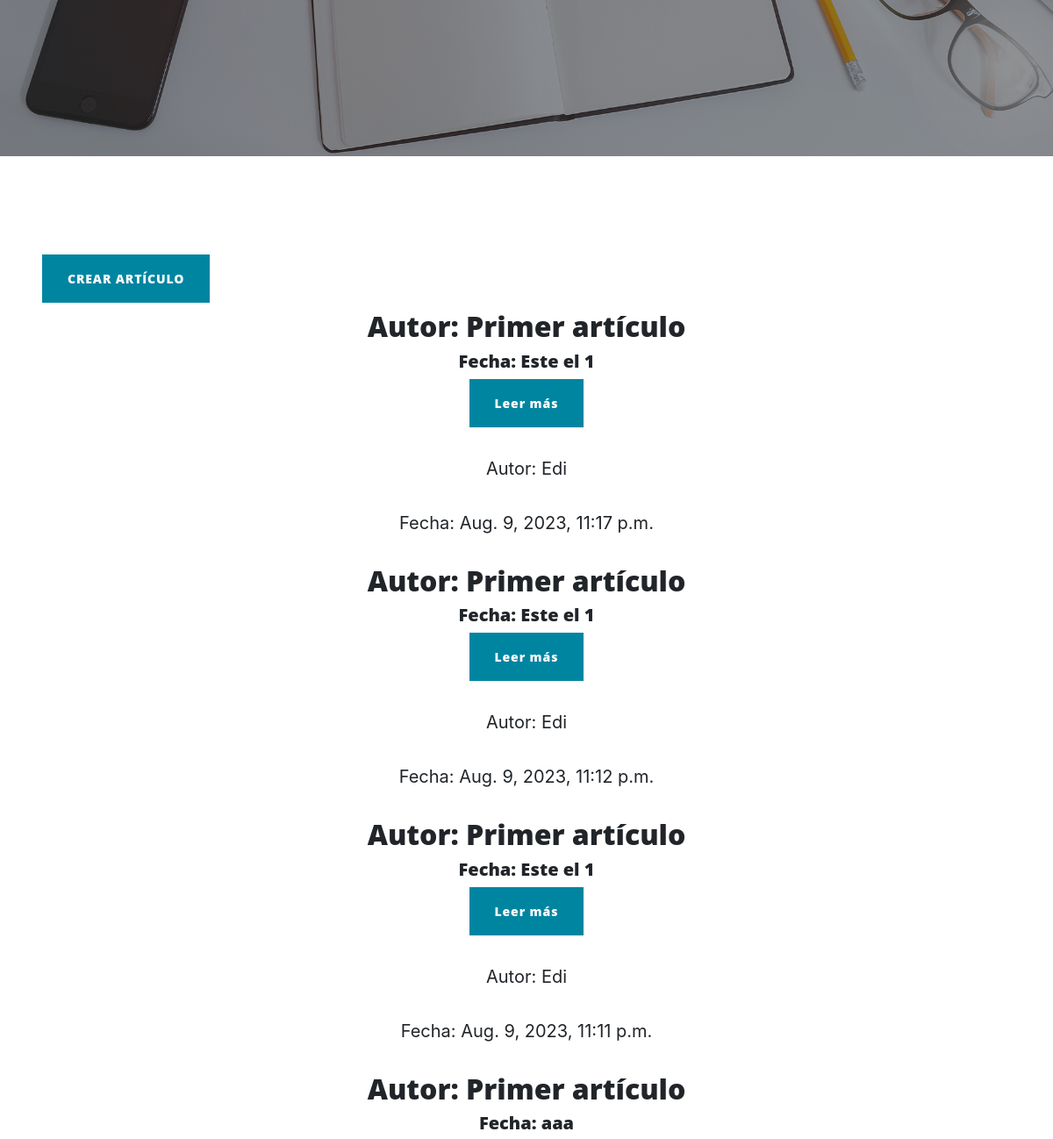
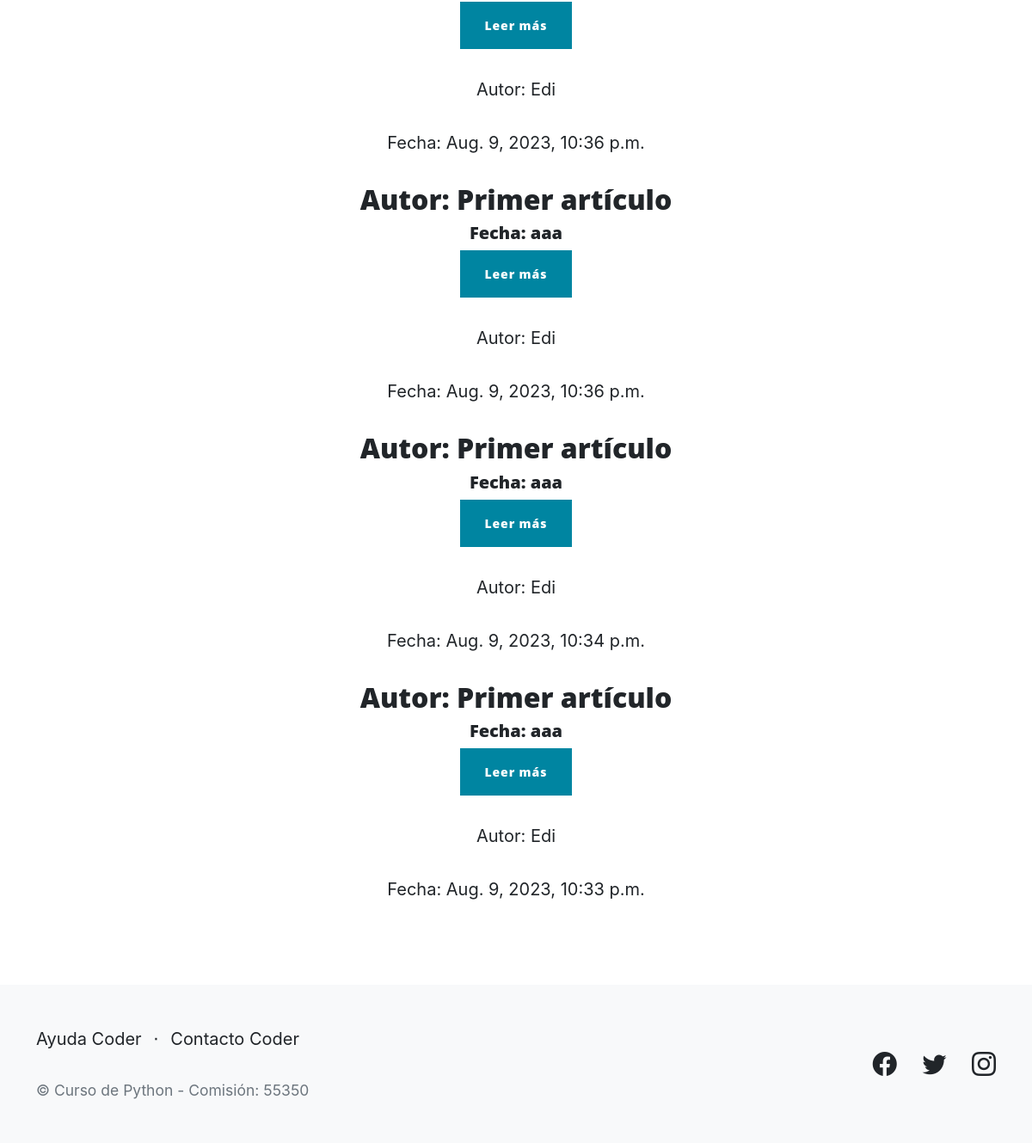
Before: /pages/lista_articulos (lower part) with the older database file (2 pictures, top to bottom).
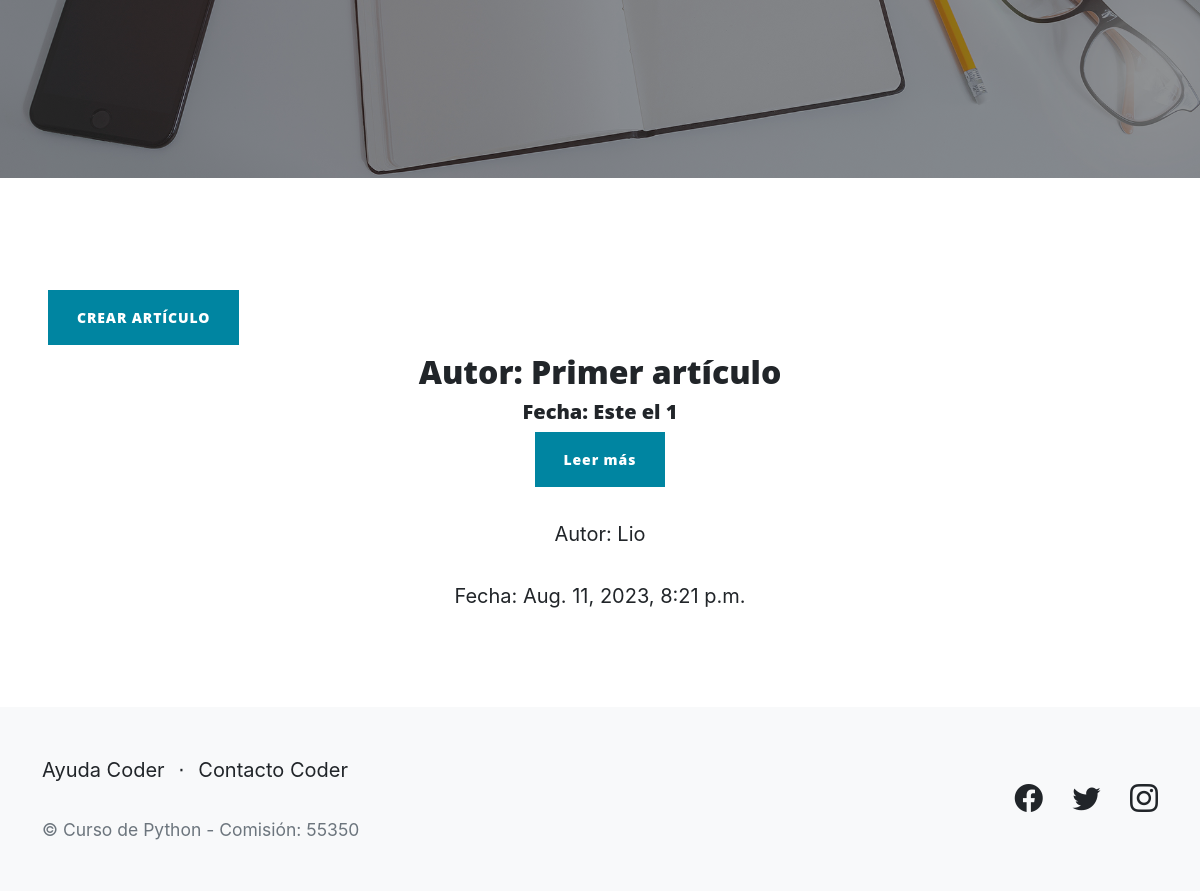
After: the same page with the newer database file.
### pr_blogapp/models.py (models this page shows, shortened)
class Articulo(models.Model):
    titulo = models.CharField(max_length=200)
    subtitulo = models.CharField(max_length=200)
    cuerpo = models.TextField()
    autor = models.ForeignKey(User, on_delete=models.CASCADE)
    fecha = models.DateTimeField(auto_now_add=True)
    imagen = models.ImageField(upload_to='articulos', blank=True, null=True)

### pr_blogapp/views.py (the view)
# urls.py: path('lista_articulos', ListaArticulosView.as_view(), name='lista_articulos'),
class ListaArticulosView(ListView):
    model = Articulo
    template_name = 'pr_blogapp/lista_articulos.html'
    context_object_name = 'articulos'
    ordering = ['-fecha']

### pr_blogapp/templates/pr_blogapp/lista_articulos.html (shortened to what this page needs)
{% extends "base.html" %}
{% block contenido %}
<form method="post">
<h1><a class="btn btn-primary" href="{% url 'crear_articulo' %}">CREAR ARTÍCULO</a></h1>
<div style="text-align: center;">
{% if articulos|length %}
  {% for articulo in articulos %}
    <div class="articulo">
      <h2>Autor: {{ articulo.titulo }}</h2>
      <h5>Fecha: {{ articulo.subtitulo }}</h5>
      <h8><a class="btn btn-primary" href="{% url 'detalle_articulo' articulo.pk %}">Leer más</a></h8>
      <p>Autor: {{ articulo.autor }}</p>
      <p>Fecha: {{ articulo.fecha }}</p>
    </div>
  {% endfor %}
{% else %} <h5>No hay entradas aún.</h5>
{% endif %}
{% endblock %}

Changed rows visible on the page:
removed Articulo: titulo "Primer artículo", subtitulo "Este el 1", autor "Edi", fecha "Aug. 9, 2023, 11:17 p.m."
removed Articulo: titulo "Primer artículo", subtitulo "Este el 1", autor "Edi", fecha "Aug. 9, 2023, 11:12 p.m."
removed Articulo: titulo "Primer artículo", subtitulo "Este el 1", autor "Edi", fecha "Aug. 9, 2023, 11:11 p.m."
removed Articulo: titulo "Primer artículo", subtitulo "aaa", autor "Edi", fecha "Aug. 9, 2023, 10:36 p.m."
removed Articulo: titulo "Primer artículo", subtitulo "aaa", autor "Edi", fecha "Aug. 9, 2023, 10:36 p.m."
removed Articulo: titulo "Primer artículo", subtitulo "aaa", autor "Edi", fecha "Aug. 9, 2023, 10:34 p.m."
removed Articulo: titulo "Primer artículo", subtitulo "aaa", autor "Edi", fecha "Aug. 9, 2023, 10:33 p.m."
added Articulo: titulo "Primer artículo", subtitulo "Este el 1", autor "Lio", fecha "Aug. 11, 2023, 8:21 p.m."
